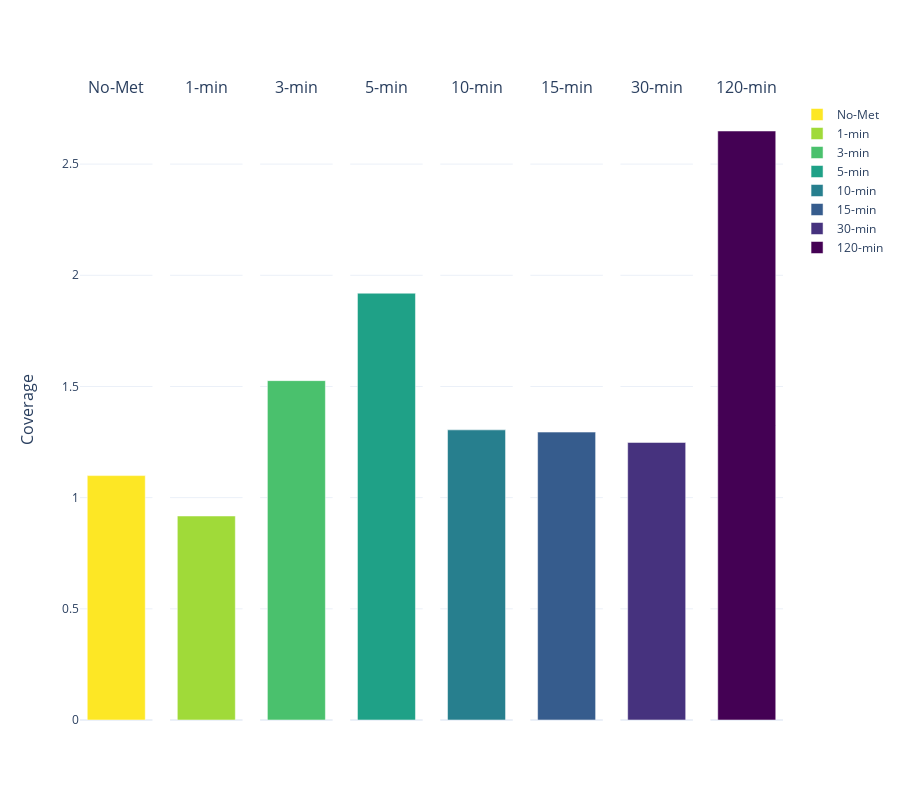

Notebook cell for this chart:
### Code cell
# Plot the boxplot
marker_colors =["#fde725","#a0da39","#4ac16d","#1fa187","#277f8e","#365c8d","#46327e","#440154"]

fig = make_subplots(rows=1, cols=len(conditions),
                y_title = "Coverage",
                shared_yaxes=True,
                subplot_titles=(conditions))

print("Total MB aligned for ALL conditons: ",int(combined_regions['total_bases'].sum()/1000000),
     " | across ", int(combined_regions['overlapping_reads'].sum())," reads with avg. length of: ",
     int(combined_regions['total_bases'].sum()/combined_regions['overlapping_reads'].sum()))
for i in range(0,len(conditions)):
    tube_df = combined_regions.loc[combined_regions['condition']==conditions[i]]
    m6A_frac_tube = [tube_df['total_bases'].sum()/100000000]
    print("Total MB aligned for ",conditions[i],
          ": ",int(tube_df['total_bases'].sum()/1000000), 
          " | across ", int(tube_df['overlapping_reads'].sum()),
          " reads with avg. length of: ",
          int(tube_df['total_bases'].sum()/tube_df['overlapping_reads'].sum()))
    trace0 = go.Bar(x=tube_df['condition']+" ", y=m6A_frac_tube,
                         name=conditions[i], marker_color =marker_colors[i])

    fig.append_trace(trace0, row = 1, col = i+1)
    
fig['layout'].update(height = 800)
fig.update_layout(template="plotly_white")
fig.update_xaxes(showticklabels=False)
#fig.update_yaxes(range=[0.7, 1.3])
    
#fig.update_layout(boxmode='group', xaxis_tickangle=0)
fig.show()

### Figure 1 — Plotly figure (JSON) as saved in the notebook; plotly's stock layout.template omitted (floating-point values rounded to 4 significant figures; data arrays with more than 128 entries replaced by an {"elided": "..."} marker saying what was removed)
{"data": [{"marker": {"color": "#fde725"}, "name": "No-Met", "type": "bar", "x": {"elided": "504 str values"}, "xaxis": "x", "y": [1.099], "yaxis": "y"}, {"marker": {"color": "#a0da39"}, "name": "1-min", "type": "bar", "x": {"elided": "504 str values"}, "xaxis": "x2", "y": [0.9175], "yaxis": "y2"}, {"marker": {"color": "#4ac16d"}, "name": "3-min", "type": "bar", "x": {"elided": "504 str values"}, "xaxis": "x3", "y": [1.526], "yaxis": "y3"}, {"marker": {"color": "#1fa187"}, "name": "5-min", "type": "bar", "x": {"elided": "504 str values"}, "xaxis": "x4", "y": [1.919], "yaxis": "y4"}, {"marker": {"color": "#277f8e"}, "name": "10-min", "type": "bar", "x": {"elided": "504 str values"}, "xaxis": "x5", "y": [1.305], "yaxis": "y5"}, {"marker": {"color": "#365c8d"}, "name": "15-min", "type": "bar", "x": {"elided": "504 str values"}, "xaxis": "x6", "y": [1.295], "yaxis": "y6"}, {"marker": {"color": "#46327e"}, "name": "30-min", "type": "bar", "x": {"elided": "504 str values"}, "xaxis": "x7", "y": [1.248], "yaxis": "y7"}, {"marker": {"color": "#440154"}, "name": "120-min", "type": "bar", "x": {"elided": "504 str values"}, "xaxis": "x8", "y": [2.649], "yaxis": "y8"}], "layout": {"annotations": [{"font": {"size": 16}, "showarrow": false, "text": "No-Met", "x": 0.05156, "xanchor": "center", "xref": "paper", "y": 1, "yanchor": "bottom", "yref": "paper"}, {"font": {"size": 16}, "showarrow": false, "text": "1-min", "x": 0.1797, "xanchor": "center", "xref": "paper", "y": 1, "yanchor": "bottom", "yref": "paper"}, {"font": {"size": 16}, "showarrow": false, "text": "3-min", "x": 0.3078, "xanchor": "center", "xref": "paper", "y": 1, "yanchor": "bottom", "yref": "paper"}, {"font": {"size": 16}, "showarrow": false, "text": "5-min", "x": 0.4359, "xanchor": "center", "xref": "paper", "y": 1, "yanchor": "bottom", "yref": "paper"}, {"font": {"size": 16}, "showarrow": false, "text": "10-min", "x": 0.5641, "xanchor": "center", "xref": "paper", "y": 1, "yanchor": "bottom", "yref": "paper"}, {"font": {"size": 16}, "showarrow": false, "text": "15-min", "x": 0.6922, "xanchor": "center", "xref": "paper", "y": 1, "yanchor": "bottom", "yref": "paper"}, {"font": {"size": 16}, "showarrow": false, "text": "30-min", "x": 0.8203, "xanchor": "center", "xref": "paper", "y": 1, "yanchor": "bottom", "yref": "paper"}, {"font": {"size": 16}, "showarrow": false, "text": "120-min", "x": 0.9484, "xanchor": "center", "xref": "paper", "y": 1, "yanchor": "bottom", "yref": "paper"}, {"font": {"size": 16}, "showarrow": false, "text": "Coverage", "textangle": -90, "x": 0, "xanchor": "right", "xref": "paper", "xshift": -40, "y": 0.5, "yanchor": "middle", "yref": "paper"}], "height": 800, "xaxis": {"anchor": "y", "domain": [0, 0.1031], "showticklabels": false}, "xaxis2": {"anchor": "y2", "domain": [0.1281, 0.2312], "showticklabels": false}, "xaxis3": {"anchor": "y3", "domain": [0.2562, 0.3594], "showticklabels": false}, "xaxis4": {"anchor": "y4", "domain": [0.3844, 0.4875], "showticklabels": false}, "xaxis5": {"anchor": "y5", "domain": [0.5125, 0.6156], "showticklabels": false}, "xaxis6": {"anchor": "y6", "domain": [0.6406, 0.7438], "showticklabels": false}, "xaxis7": {"anchor": "y7", "domain": [0.7688, 0.8719], "showticklabels": false}, "xaxis8": {"anchor": "y8", "domain": [0.8969, 1], "showticklabels": false}, "yaxis": {"anchor": "x", "domain": [0, 1]}, "yaxis2": {"anchor": "x2", "domain": [0, 1], "matches": "y", "showticklabels": false}, "yaxis3": {"anchor": "x3", "domain": [0, 1], "matches": "y", "showticklabels": false}, "yaxis4": {"anchor": "x4", "domain": [0, 1], "matches": "y", "showticklabels": false}, "yaxis5": {"anchor": "x5", "domain": [0, 1], "matches": "y", "showticklabels": false}, "yaxis6": {"anchor": "x6", "domain": [0, 1], "matches": "y", "showticklabels": false}, "yaxis7": {"anchor": "x7", "domain": [0, 1], "matches": "y", "showticklabels": false}, "yaxis8": {"anchor": "x8", "domain": [0, 1], "matches": "y", "showticklabels": false}}}
